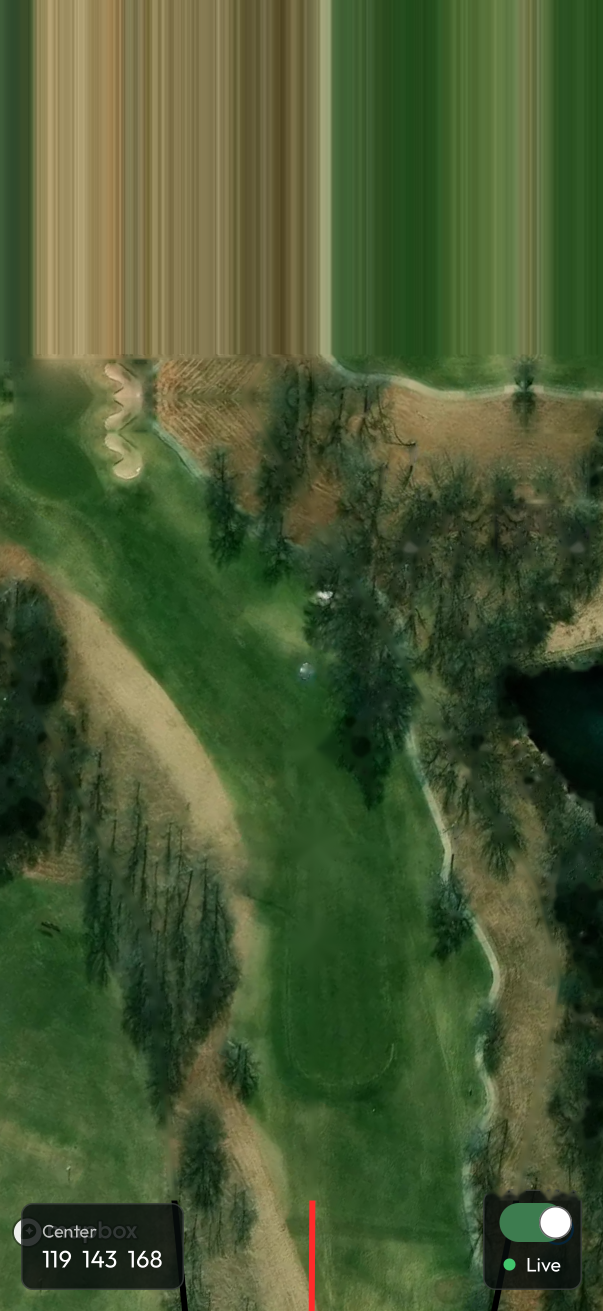
#> input picture spirit_hollow/screenshots_clean/hole01.png, 1206 x 2622 px (shown at 1/2 size)
$ python -i traced_align.py   (imports and definitions only)   (older library calls are emulated)
#> lines starting #> are read from the running program, lines starting #| are printed output that depends on the picture
"""Georeference the hand-traced Spirit Hollow screenshots (spirit_hollow/course.py) onto NAIP.

  python3 course_data/imagery/traced_align.py [--holes 17,5] [--plots DIR]

For each traced hole the screenshot frame (tee px, 270-dot px) has no georeference. We get it in two steps:
  1. initial guess: the green is at (along, lat) of the tee from the app's three "Center" numbers
     (course.green_from_app); the OSM hole line's last node is the green; the tee is the point on the
     OSM hole line at that distance from the green. Scale = the screenshot's px/yd.
  2. refine: render NAIP into the screenshot pixel grid with that guess, then cv2.findTransformECC
     (affine) between the cleaned screenshot and the render, on gradient-magnitude images (the
     screenshots are winter, NAIP is September, so edges match better than colours).
Writes course_data/imagery/spirit_hollow/traced_registration.json: per hole, the Frame (screen px of the
NAIP render) plus the 2x3 warp `screenshot px -> render px`, ECC score, and the fitted scale/rotation.
"""
import argparse
import json
import math
import os
import sys

import cv2
import numpy as np
from PIL import Image

HERE = os.path.dirname(os.path.abspath(__file__))
ROOT = os.path.abspath(os.path.join(HERE, "..", ".."))
sys.path[:0] = [HERE, os.path.join(ROOT, "spirit_hollow"), os.path.join(ROOT, "mozingo")]

import render as R                                     # noqa: E402

COURSE = os.path.join(ROOT, "course_data", "spirit_hollow")
IMG_DIR = os.path.join(HERE, "spirit_hollow")
SHOTS = os.path.join(ROOT, "spirit_hollow", "screenshots_clean")
Y0 = 560                                               # screenshot rows above this are app chrome


def ref_of(k):
    return str(k)[:-1] if isinstance(k, str) else str(k)


def load_course():
    import course
    return course


# [46 lines left out: function initial_frame, not called in this run]


def grad_img(rgb, sigma=2.0):
#> called with sigma = 2
    g = cv2.cvtColor(rgb, cv2.COLOR_RGB2GRAY).astype(np.float32)
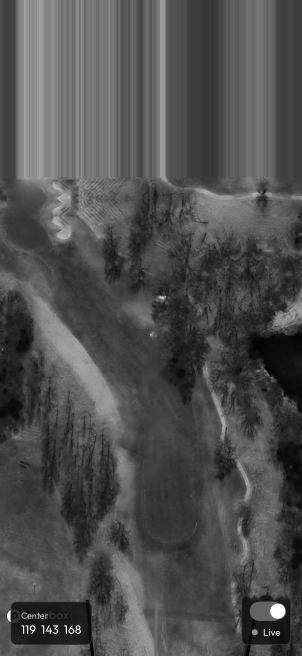
#> g: shape (2622, 1206) float32 (shown at 1/4 size); min 0, max 255, mean 78.5
    g = cv2.GaussianBlur(g, (0, 0), sigma)
    gx = cv2.Sobel(g, cv2.CV_32F, 1, 0)
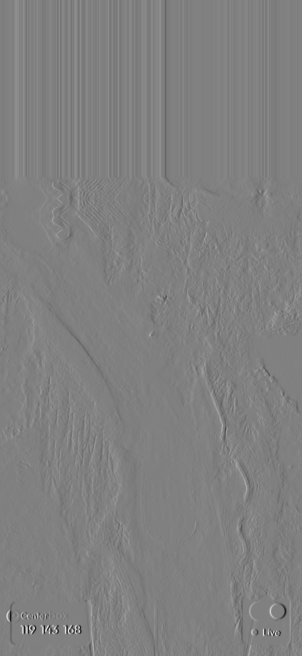
#> gx: shape (2622, 1206) float32 (shown at 1/4 size); min -315.5, max 310.8, mean -0.1; drawn with min black and max white
    gy = cv2.Sobel(g, cv2.CV_32F, 0, 1)
    m = np.sqrt(gx * gx + gy * gy)
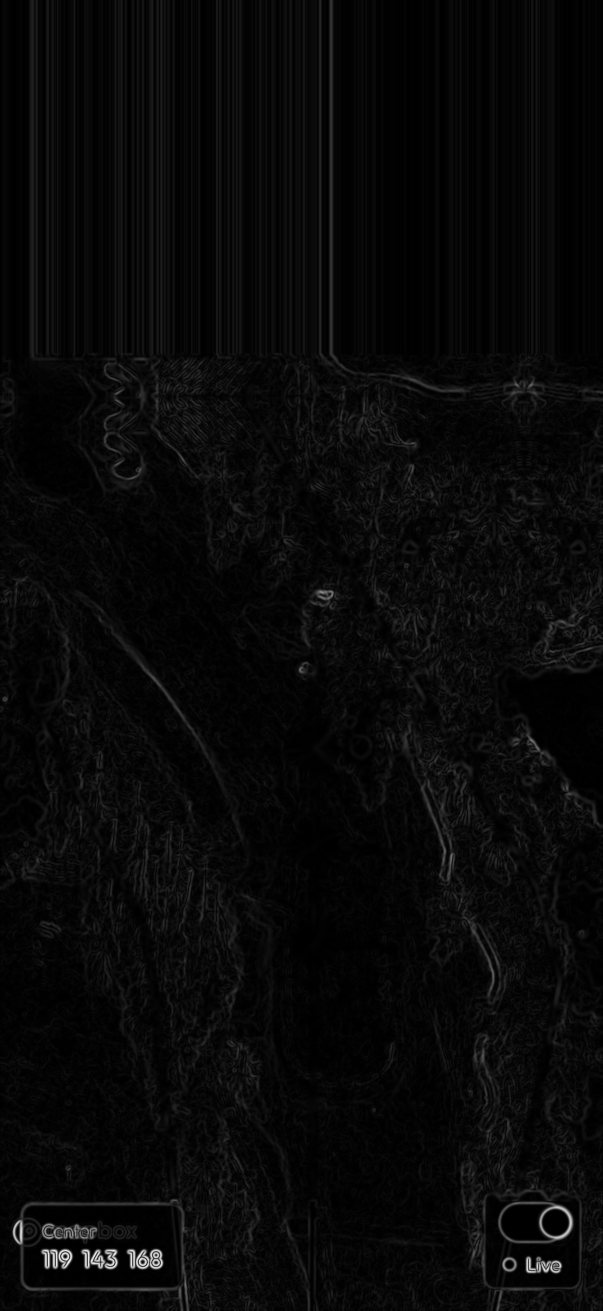
#> m: shape (2622, 1206) float32 (shown at 1/2 size); min 0, max 335.1, mean 11.6; drawn with min black and max white
    m = cv2.GaussianBlur(m, (0, 0), sigma * 2)
    return m / (np.percentile(m, 99) + 1e-6)


def screenshot(h):
    im = Image.open(os.path.join(SHOTS, h["image"])).convert("RGB").resize((920, 2000), Image.LANCZOS)
    return np.asarray(im)


def _z(x, m=None):
    v = x[m] if m is not None else x
    return (x - v.mean()) / (v.std() + 1e-6)


# [122 lines left out: functions feat, register, screenshot_px_to_ll, main, not called in this run]


# [2 lines not run here, left out]

>>> import cv2
>>> picture = cv2.cvtColor(cv2.imread('../../spirit_hollow/screenshots_clean/hole01.png'), cv2.COLOR_BGR2RGB)
>>> result = grad_img(picture)

$ run again, on spirit_hollow/screenshots_clean/hole06.png
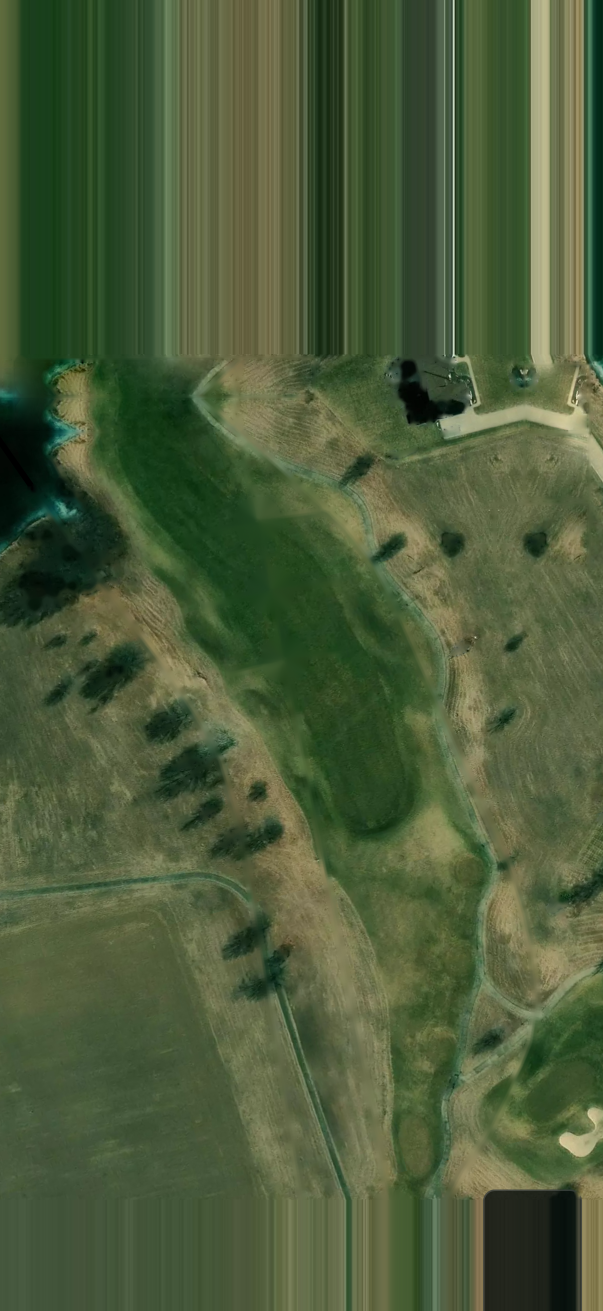
#> input picture spirit_hollow/screenshots_clean/hole06.png, 1206 x 2622 px (shown at 1/2 size)
#> in grad_img, `gy = cv2.Sobel(g, cv2.CV_32F, 0, 1)`:
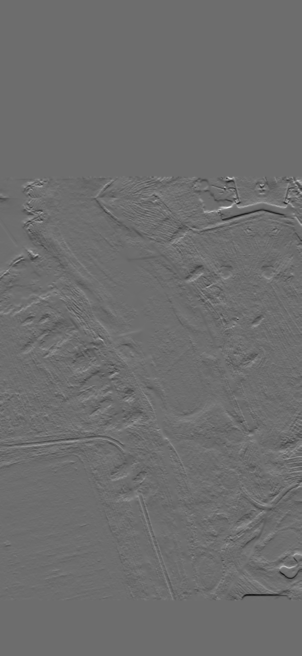
#> gy: shape (2622, 1206) float32 (shown at 1/4 size); min -141.8, max 187.5, mean 0; drawn with min black and max white
#> in grad_img, `return m / (np.percentile(m, 99) + 1e-6)`:
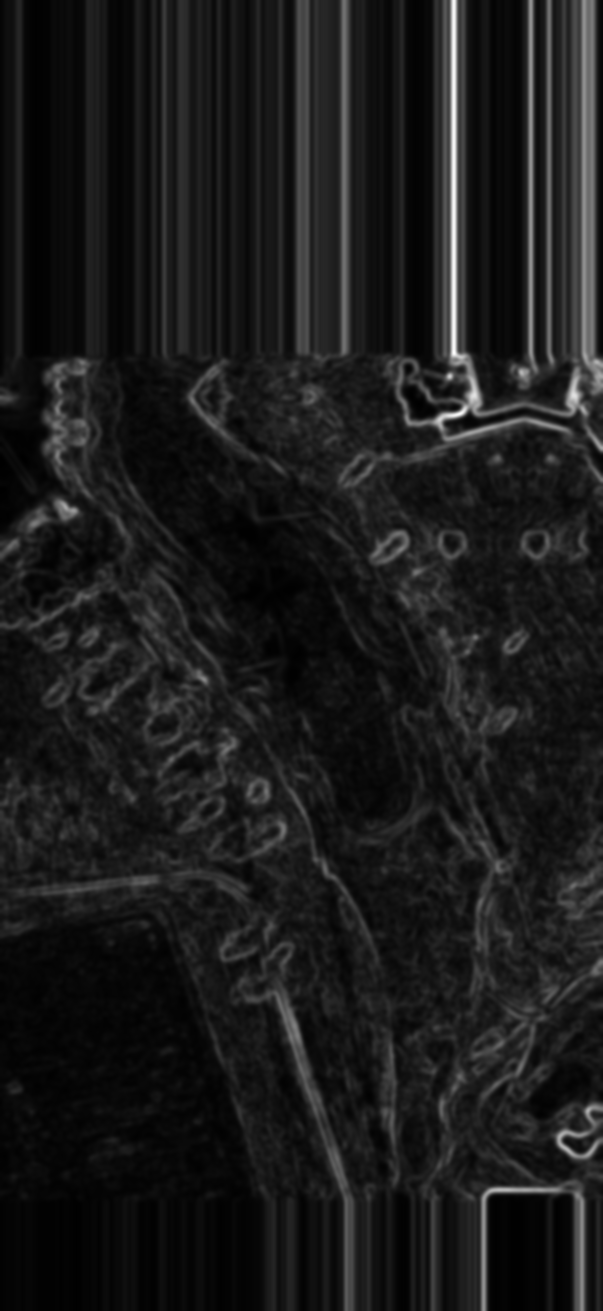
#> returned value: shape (2622, 1206) float32 (shown at 1/2 size); min 0.000264, max 2.05, mean 0.218; drawn with min black and max white

$ run again, on spirit_hollow/screenshots_clean/hole07.png
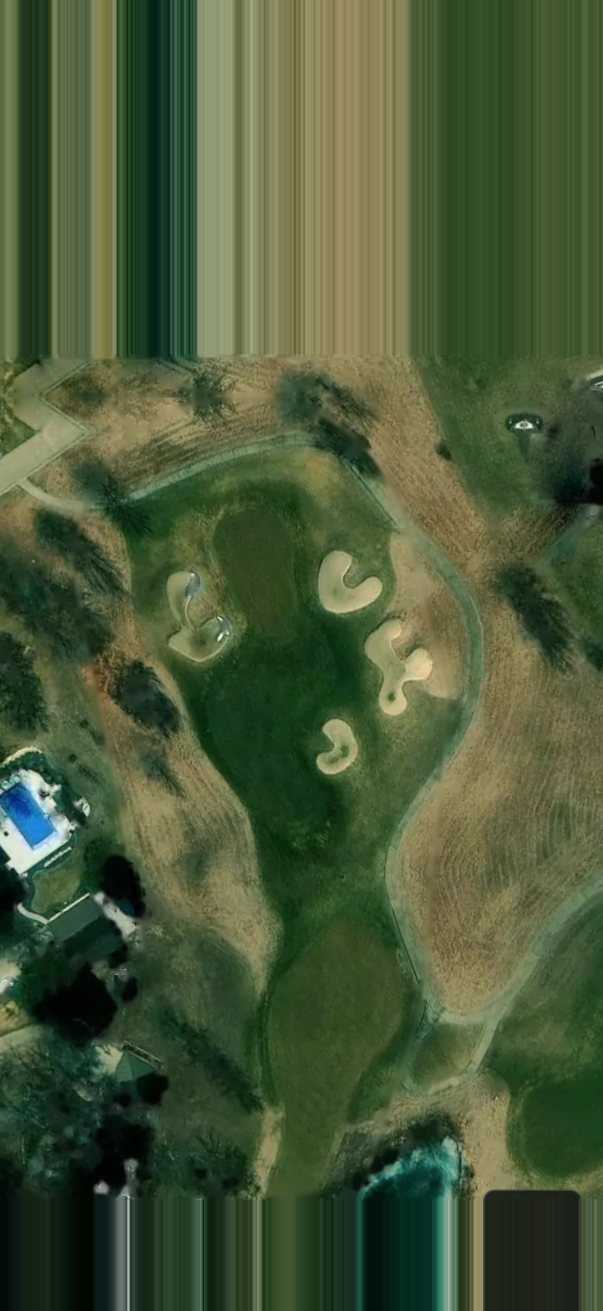
#> input picture spirit_hollow/screenshots_clean/hole07.png, 1206 x 2622 px (shown at 1/2 size)
#> in grad_img, `gy = cv2.Sobel(g, cv2.CV_32F, 0, 1)`:
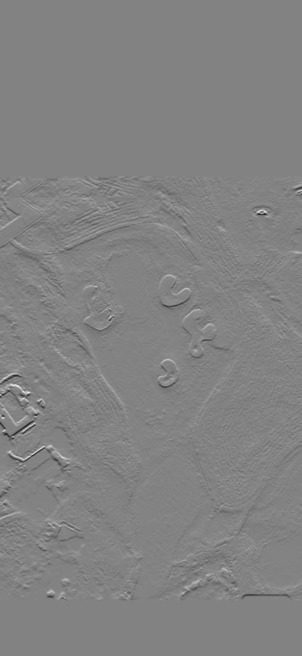
#> gy: shape (2622, 1206) float32 (shown at 1/4 size); min -217.9, max 207.6, mean -0.1; drawn with min black and max white
#> in grad_img, `return m / (np.percentile(m, 99) + 1e-6)`:
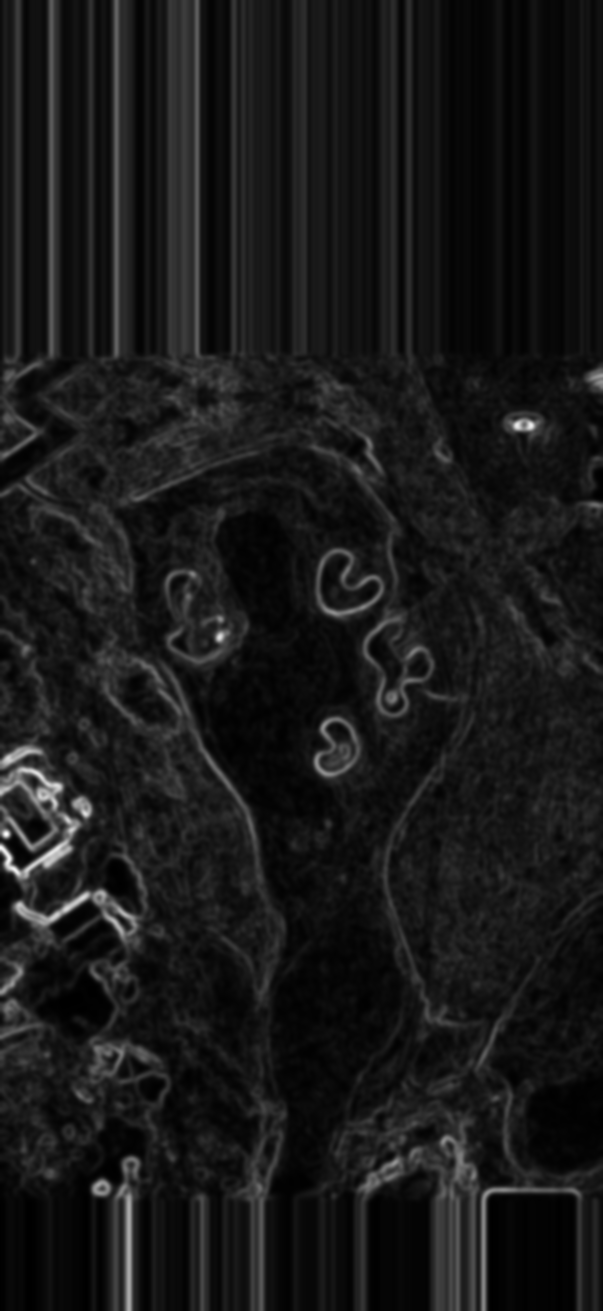
#> returned value: shape (2622, 1206) float32 (shown at 1/2 size); min 6.59e-05, max 2.44, mean 0.236; drawn with min black and max white
